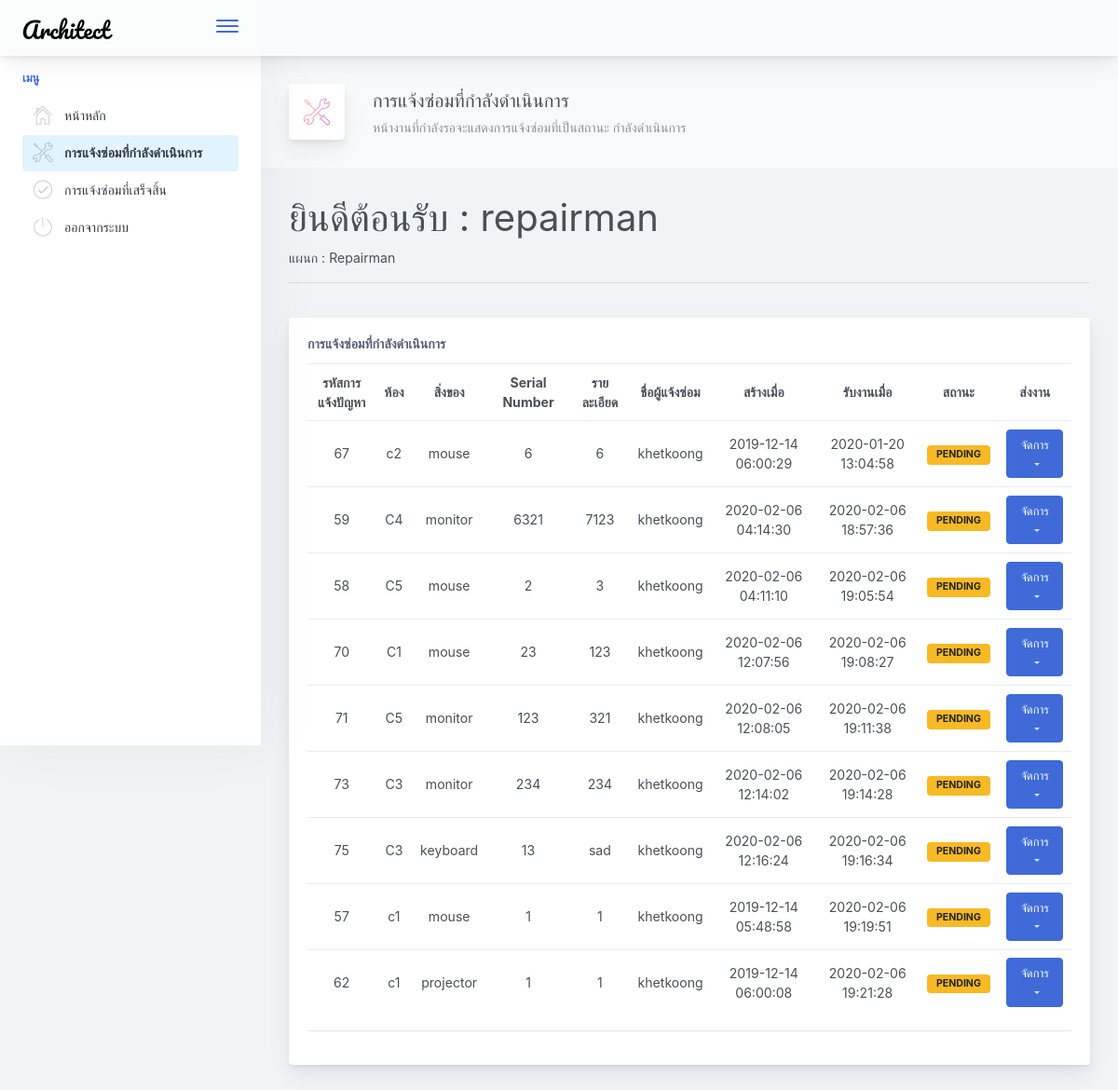
/repairman/pending_job.php (signed in), run on an earlier commit of the app's database.
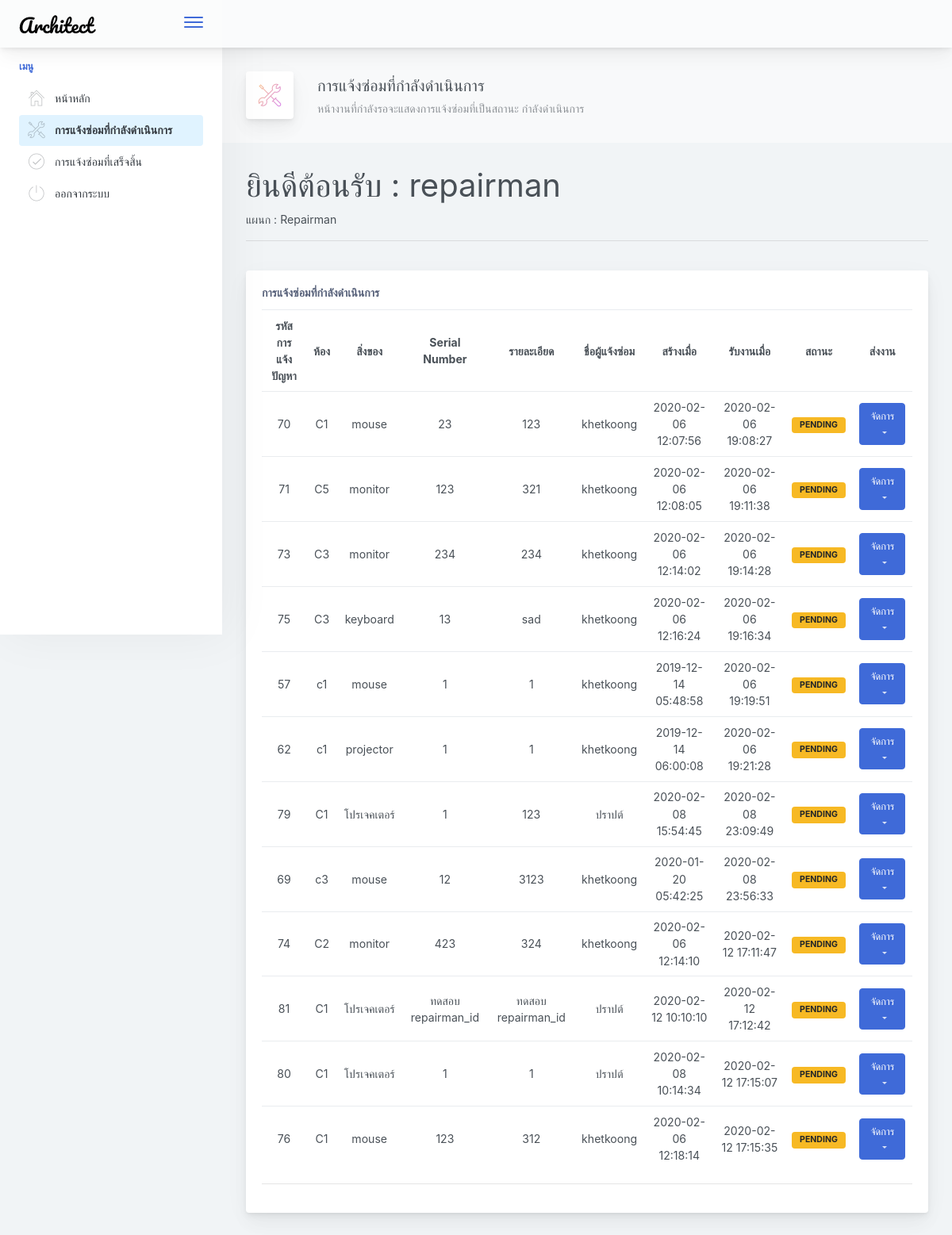
And on a later commit of the database.
### tables this page shows
CREATE TABLE `ticket` (
  `id` int(11) NOT NULL,
  `room` varchar(30) NOT NULL,
  `item` varchar(30) NOT NULL,
  `serial_num` varchar(20) NOT NULL,
  `detail` text NOT NULL,
  `submitted_name` varchar(30) NOT NULL,
  `user_id` varchar(20) NOT NULL,
  `repairman` varchar(30) DEFAULT NULL,
  `repairman_id` varchar(30) DEFAULT NULL,
  `job_status` enum('waiting','success','pending') NOT NULL DEFAULT 'waiting',
  `created_at` timestamp NOT NULL DEFAULT CURRENT_TIMESTAMP,
  `pending_at` datetime DEFAULT NULL,
  `success_at` datetime DEFAULT NULL,
  `success_at_date` varchar(2) DEFAULT NULL,
  `isRate` tinyint(1) NOT NULL DEFAULT '0'
);

### repairman/pending_job.php (the view, shortened to what the changed rows need)
<?php
require '../connect.php';
?>
<!doctype html>
<html lang="en">
<head>
    <link href="../main.css" rel="stylesheet">
</head>
<body>
    <div class="app-container app-theme-white body-tabs-shadow fixed-sidebar fixed-header">
        <div class="app-main">
            <div class="app-main__outer">
                <div class="app-main__inner">
                    <?php echo "<h1>ยินดีต้อนรับ : " . $_SESSION['name'] . "</h1>" ?>
                    <?php echo "แผนก : " . $_SESSION['department'] . "" ?><br />
                    <br />
                    <div class="main-card mb-3 card">
                        <div class="card-body">
                            <?php
                            $repairman_name = $_SESSION['name'];
                            $sql = "SELECT id, room, item, serial_num, detail, submitted_name, created_at, pending_at, job_status FROM ticket WHERE job_status = 'pending' AND repairman = '$repairman_name' ORDER BY pending_at ASC";
                            $result = $dbcon->query($sql);
                            if ($result->num_rows > 0) {
                                echo "<table class='mb-0 table table-hover'>";
                                echo "<tr align='center'>";
                                echo "<th>รหัสการแจ้งปัญหา</th>";
                                echo "<th>ห้อง</th>";
                                echo "<th>สิ่งของ</th>";
                                echo "<th>Serial Number</th>";
                                echo "<th>รายละเอียด</th>";
                                echo "<th>ชื่อผู้แจ้งซ่อม</th>";
                                echo "<th>สร้างเมื่อ</th>";
                                echo "<th>รับงานเมื่อ</th>";
                                echo "<th>สถานะ</th>";
                                echo "<th>ส่งงาน</th>";
                                echo "</tr>";
                                while ($row = $result->fetch_assoc()) {
                                    echo "<tr align='center'>";
                                    echo "<td>" . $row["id"] . "</td>";
                                    echo "<td>" . $row["room"] . "</td>";
                                    echo "<td>" . $row["item"] . "</td>";
                                    echo "<td>" . $row["serial_num"] . "</td>";
                                    echo "<td>" . $row["detail"] . "</td>";
                                    echo "<td>" . $row["submitted_name"] . "</td>";
                                    echo "<td>" . $row["created_at"] . "</td>";
                                    echo "<td>" . $row["pending_at"] . "</td>";
                                    echo "<td>" . "<div class='badge badge-warning'>" . $row["job_status"] . "</div>" . "</td>";
                                    echo "<td><div class='dropdown d-inline-block'>
                            <button type='button' aria-haspopup='true' aria-expanded='false' data-toggle='dropdown' class='dropdown-toggle btn btn-primary'>จัดการ</button>
                            <div tabindex='-1' role='menu' aria-hidden='true' class='dropdown-menu'>
                                <form action='success_jobs.php' method='post'>
                                    <input type='hidden' name='id' value='" . $row['id'] . "'>
                                    <button type='submit' tabindex='0' class='dropdown-item' style='color:green;'>ส่งงาน</button>
                                </form>
                                <form action='detail.php' method='post'>
                                    <input type='hidden' name='id' value='" . $row['id'] . "'>
                                    <button type='submit' tabindex='0' class='dropdown-item'>ดูรายละเอียด</button>
                                </form>
                            </div>
                            </div>
                            </td>";
                                    echo "</tr>";
                                }
                                echo "</table>";
                            } else {
                                echo "Have no job now <br />";
                            }
                            ?>
                        </div>
                    </div>
                </div>
            </div>
        </div>
</body>
</html>

What changed in the data, as far as the page shows it:
no longer on this page (row edited): ticket: id "67", room "c2", item "mouse", serial_num "6", detail "6", submitted_name "khetkoong", created_at "2019-12-14 06:00:29", pending_at "2020-01-20 13:04:58", job_status "PENDING"
no longer on this page (row edited): ticket: id "59", room "C4", item "monitor", serial_num "6321", detail "7123", submitted_name "khetkoong", created_at "2020-02-06 04:14:30", pending_at "2020-02-06 18:57:36", job_status "PENDING"
no longer on this page (row edited): ticket: id "58", room "C5", item "mouse", serial_num "2", detail "3", submitted_name "khetkoong", created_at "2020-02-06 04:11:10", pending_at "2020-02-06 19:05:54", job_status "PENDING"
added ticket: id "79", room "C1", item "โปรเจคเตอร์", serial_num "1", detail "123", submitted_name "ปราปต์", created_at "2020-02-08 15:54:45", pending_at "2020-02-08 23:09:49", job_status "PENDING"
now on this page (row edited): ticket: id "69", room "c3", item "mouse", serial_num "12", detail "3123", submitted_name "khetkoong", created_at "2020-01-20 05:42:25", pending_at "2020-02-08 23:56:33", job_status "PENDING"
now on this page (row edited): ticket: id "74", room "C2", item "monitor", serial_num "423", detail "324", submitted_name "khetkoong", created_at "2020-02-06 12:14:10", pending_at "2020-02-12 17:11:47", job_status "PENDING"
added ticket: id "81", room "C1", item "โปรเจคเตอร์", serial_num "ทดสอบ repairman_id", detail "ทดสอบ repairman_id", submitted_name "ปราปต์", created_at "2020-02-12 10:10:10", pending_at "2020-02-12 17:12:42", job_status "PENDING"
added ticket: id "80", room "C1", item "โปรเจคเตอร์", serial_num "1", detail "1", submitted_name "ปราปต์", created_at "2020-02-08 10:14:34", pending_at "2020-02-12 17:15:07", job_status "PENDING"
now on this page (row edited): ticket: id "76", room "C1", item "mouse", serial_num "123", detail "312", submitted_name "khetkoong", created_at "2020-02-06 12:18:14", pending_at "2020-02-12 17:15:35", job_status "PENDING"
